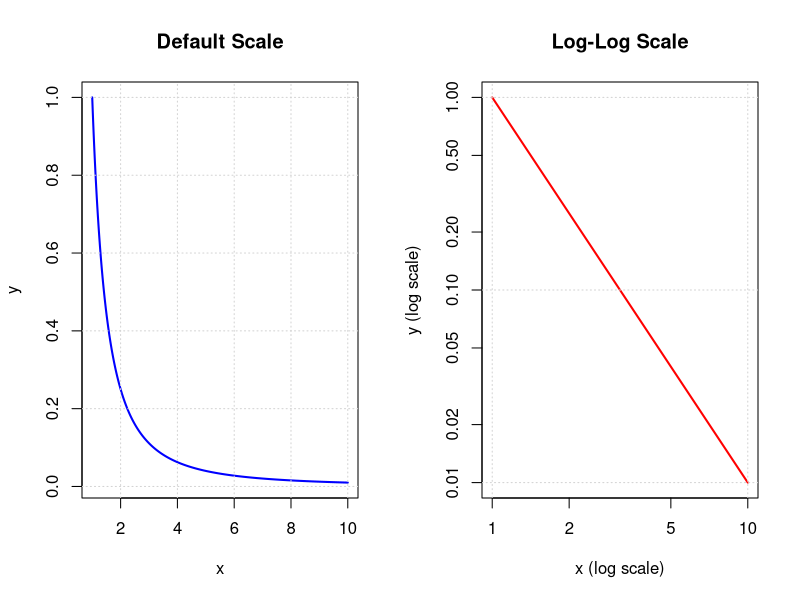

The R source for this figure:
x <- seq(from=1, to=10, length.out = 500)

# Power law equation: y = x^a where a = 2
a <- 2
y <- x^(-a)

par(mfrow = c(1, 2))

plot(x, y, 
     type = "l", 
     col = "blue", 
     lwd = 2,
     main = "Default Scale", 
     xlab = "x", 
     ylab = "y")
grid()

# 2. Log-Log Plot
plot(x, y, 
     type = "l", 
     col = "red", 
     lwd = 2,
     log = "xy", 
     main = "Log-Log Scale", 
     xlab = "x (log scale)", 
     ylab = "y (log scale)")
grid()

# Reset layout
par(mfrow = c(1, 1))
